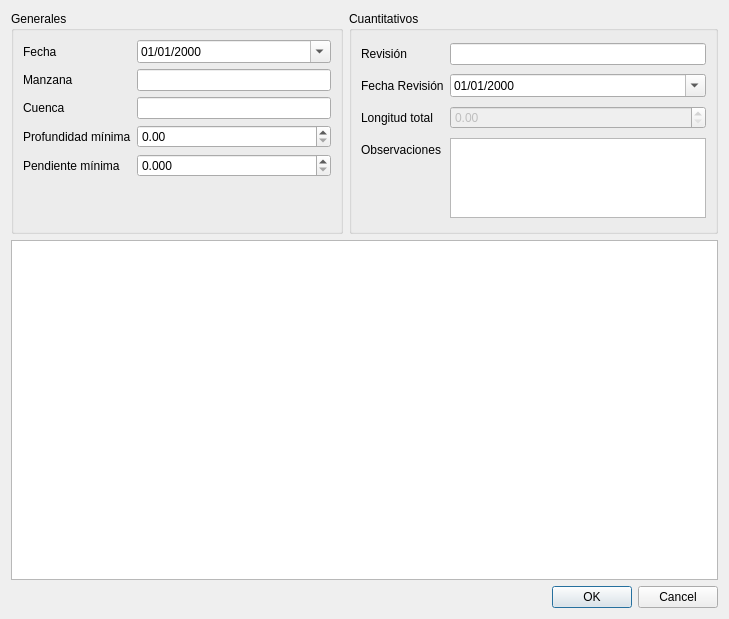
<?xml version="1.0" encoding="UTF-8"?>
<ui version="4.0">
 <class>BlockDialog</class>
 <widget class="QDialog" name="BlockDialog">
  <property name="geometry">
   <rect>
    <x>0</x>
    <y>0</y>
    <width>729</width>
    <height>619</height>
   </rect>
  </property>
  <property name="windowTitle">
   <string>Manzana</string>
  </property>
  <layout class="QGridLayout" name="gridLayout_2">
   <item row="5" column="0" colspan="2">
    <widget class="QDialogButtonBox" name="buttonBox">
     <property name="orientation">
      <enum>Qt::Horizontal</enum>
     </property>
     <property name="standardButtons">
      <set>QDialogButtonBox::Cancel|QDialogButtonBox::Ok</set>
     </property>
    </widget>
   </item>
   <item row="0" column="0">
    <widget class="QGroupBox" name="generalBox">
     <property name="title">
      <string>Generales</string>
     </property>
     <layout class="QFormLayout" name="formLayout_2">
      <item row="0" column="0">
       <widget class="QLabel" name="dateLabel">
        <property name="text">
         <string>Fecha</string>
        </property>
       </widget>
      </item>
      <item row="0" column="1">
       <widget class="QDateEdit" name="date">
        <property name="displayFormat">
         <string>dd/MM/yyyy</string>
        </property>
        <property name="calendarPopup">
         <bool>true</bool>
        </property>
       </widget>
      </item>
      <item row="1" column="0">
       <widget class="QLabel" name="block">
        <property name="text">
         <string>Manzana</string>
        </property>
       </widget>
      </item>
      <item row="1" column="1">
       <widget class="QLineEdit" name="blockName"/>
      </item>
      <item row="2" column="0">
       <widget class="QLabel" name="watershedLabel">
        <property name="text">
         <string>Cuenca</string>
        </property>
       </widget>
      </item>
      <item row="2" column="1">
       <widget class="QLineEdit" name="watershed"/>
      </item>
      <item row="3" column="0">
       <widget class="QLabel" name="minDepthLabel">
        <property name="text">
         <string>Profundidad mínima</string>
        </property>
       </widget>
      </item>
      <item row="3" column="1">
       <widget class="QDoubleSpinBox" name="minDepth"/>
      </item>
      <item row="4" column="0">
       <widget class="QLabel" name="minSlopeLabel">
        <property name="text">
         <string>Pendiente mínima</string>
        </property>
       </widget>
      </item>
      <item row="4" column="1">
       <widget class="QDoubleSpinBox" name="minSlope">
        <property name="decimals">
         <number>3</number>
        </property>
       </widget>
      </item>
     </layout>
    </widget>
   </item>
   <item row="0" column="1">
    <widget class="QGroupBox" name="groupBox_2">
     <property name="maximumSize">
      <size>
       <width>16777215</width>
       <height>223</height>
      </size>
     </property>
     <property name="title">
      <string>Cuantitativos</string>
     </property>
     <layout class="QFormLayout" name="formLayout_3">
      <item row="0" column="0">
       <widget class="QLabel" name="revisionLabel">
        <property name="text">
         <string>Revisión</string>
        </property>
       </widget>
      </item>
      <item row="0" column="1">
       <widget class="QLineEdit" name="revision"/>
      </item>
      <item row="1" column="0">
       <widget class="QLabel" name="revisionDateLabel">
        <property name="text">
         <string>Fecha Revisión</string>
        </property>
       </widget>
      </item>
      <item row="1" column="1">
       <widget class="QDateEdit" name="revisionDate">
        <property name="displayFormat">
         <string>dd/MM/yyyy</string>
        </property>
        <property name="calendarPopup">
         <bool>true</bool>
        </property>
       </widget>
      </item>
      <item row="2" column="0">
       <widget class="QLabel" name="totalLengthLabel">
        <property name="text">
         <string>Longitud total</string>
        </property>
       </widget>
      </item>
      <item row="2" column="1">
       <widget class="QDoubleSpinBox" name="totalLength">
        <property name="enabled">
         <bool>false</bool>
        </property>
       </widget>
      </item>
      <item row="3" column="0">
       <widget class="QLabel" name="observationsLabel">
        <property name="text">
         <string>Observaciones</string>
        </property>
       </widget>
      </item>
      <item row="3" column="1">
       <widget class="QPlainTextEdit" name="observations">
        <property name="maximumSize">
         <size>
          <width>16777215</width>
          <height>80</height>
         </size>
        </property>
       </widget>
      </item>
     </layout>
    </widget>
   </item>
   <item row="4" column="0" colspan="2">
    <widget class="QTableWidget" name="tableWidget"/>
   </item>
  </layout>
 </widget>
 <tabstops>
  <tabstop>date</tabstop>
  <tabstop>blockName</tabstop>
  <tabstop>watershed</tabstop>
  <tabstop>minDepth</tabstop>
  <tabstop>minSlope</tabstop>
  <tabstop>revision</tabstop>
  <tabstop>revisionDate</tabstop>
  <tabstop>totalLength</tabstop>
 </tabstops>
 <resources/>
 <connections>
  <connection>
   <sender>buttonBox</sender>
   <signal>accepted()</signal>
   <receiver>BlockDialog</receiver>
   <slot>accept()</slot>
   <hints>
    <hint type="sourcelabel">
     <x>248</x>
     <y>254</y>
    </hint>
    <hint type="destinationlabel">
     <x>157</x>
     <y>274</y>
    </hint>
   </hints>
  </connection>
  <connection>
   <sender>buttonBox</sender>
   <signal>rejected()</signal>
   <receiver>BlockDialog</receiver>
   <slot>reject()</slot>
   <hints>
    <hint type="sourcelabel">
     <x>316</x>
     <y>260</y>
    </hint>
    <hint type="destinationlabel">
     <x>286</x>
     <y>274</y>
    </hint>
   </hints>
  </connection>
 </connections>
</ui>
